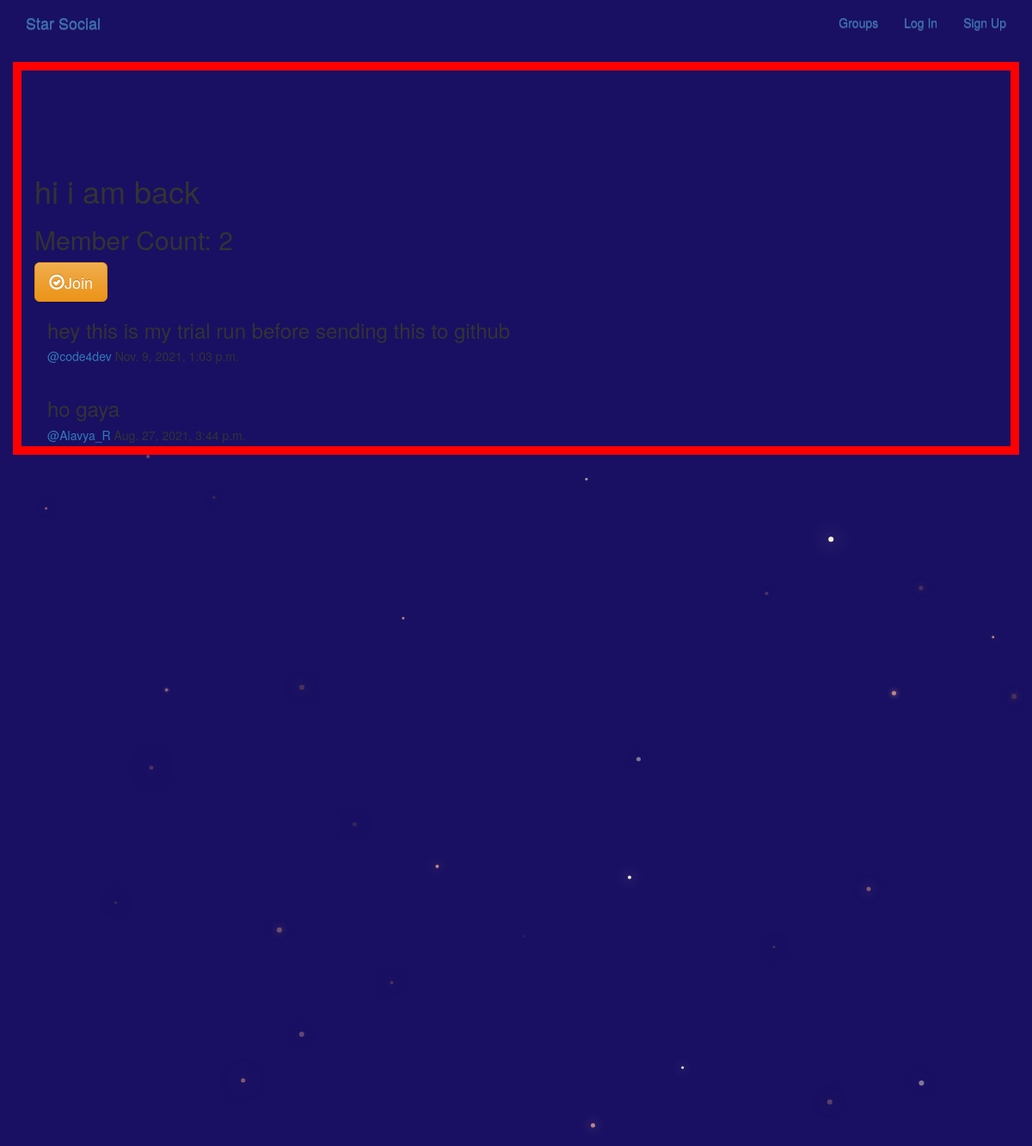
Screenshot of /groups/posts/in/hi-i-am-back with the database file from the repository.
### groups/models.py (models this page shows, shortened)
class Group(models.Model):
    name = models.CharField(max_length=255, unique=True)
    slug = models.SlugField(allow_unicode=True, unique=True)
    description = models.TextField(blank=True, default='')
    description_html = models.TextField(
        editable=False, default='', blank=True, null=True)
    members = models.ManyToManyField(User, through='GroupMember')
    class Meta:
        ordering = ['name']

### posts/models.py (models this page shows, shortened)
class Post(models.Model):
    user = models.ForeignKey(User, related_name='posts',
                             on_delete=models.CASCADE)
    created_at = models.DateTimeField(auto_now=True)
    message = models.TextField()
    message_html = models.TextField(editable=False)
    group = models.ForeignKey(
        Group, related_name='posts', on_delete=models.CASCADE,
        blank=True, null=True)
    class Meta:
        ordering = ['-created_at']
        unique_together = ['user', 'message', 'created_at']

### groups/views.py (the view)
# urls.py: path('posts/in/<slug:slug>', views.SingleGroup.as_view(), name='single'),
class SingleGroup(generic.DetailView):
    model = Group

### groups/templates/groups/group_detail.html
{% extends "groups/group_base.html"%}
{% block pregroup %}
<h1>{{group.name}}</h1>
<h2>Member Count: {{group.members.count }}</h2>
<div class="content">
  {% if user in group.members.all %}
    <a href="{% url 'groups:leave' slug=group.slug %}"
    class = 'btn btn-lg btn-fill btn-warning' ><span
    class = 'glyphicon glyphicon-remove-circle'></span>Leave</a>
  {% else %}
  <a href="{% url 'groups:join' slug=group.slug %}"
  class = 'btn btn-lg btn-fill btn-warning' ><span
  class = 'glyphicon glyphicon-ok-circle'></span>Join</a>
  {% endif %}
</div>
{% endblock %}
{% block group_content %}
<div class="col-md-8">
  {% if group.posts.count == 0 %}
    <h2>No posts in this group yet!</h2>
  {% else %}
    {% for post in group.posts.all %}
      {% include "posts/_post.html" %}
    {% endfor %}
  {% endif %}
</div>
{% endblock %}

### groups/templates/groups/group_base.html (shortened to what this page needs)
{% extends "base.html" %}
{% block content %}
<div class="container">
  <div class="row">
    {% block pregroup %}{% endblock %}
    {% block group_content %}{% endblock %}
  </div>
</div>
{% endblock %}

### templates/base.html (shortened to what this page needs)
<!DOCTYPE html>
{% load static %}
<html>
  <head>
   <link rel="stylesheet" href="https://maxcdn.bootstrapcdn.com/bootstrap/3.3.7/css/bootstrap.min.css">
   <link rel="stylesheet" href="https://maxcdn.bootstrapcdn.com/bootstrap/3.3.7/css/bootstrap-theme.min.css">
   <link rel="stylesheet" href="{% static 'simplesocial/css/master.css' %}">
  </head>
  <body>
    <nav class='navbar mynav' role='navigation' id='navbar'>
      <div class="container">
        <a class='navbar-brand mynav' href="{% url 'home' %}">Star Social</a>
        <ul class='nav navbar-nav navbar-right'>
          {% if user.is_authenticated %}
            <li><a href="{% url 'posts:create' %}">Post</a></li>
            <li><a href="{% url  'groups:all' %}">Groups</a></li>
            <li><a href="{% url 'groups:create' %}">Create Group</a></li>
            <li><a href="{% url 'accounts:logout' %}">Log Out</a></li>
          {% else %}
            <li><a href="{% url 'groups:all' %}">Groups</a></li>
            <li><a href="{% url 'accounts:login'%}">Log In</a></li>
            <li><a href="{% url 'accounts:signup'%}">Sign Up</a></li>
          {% endif %}
        </ul>
      </div>
    </nav>
    <div class="container mycontent">
      {% block content %}
      {% endblock %}
    </div>
    <canvas id="canvas"></canvas>
  </body>
</html>

### posts/templates/posts/_post.html (shortened to what this page needs)
<div class="post media">
  <h3>{{post.message_html|safe}}</h3>
  <div class="media-body">
    <h5 class='media-heading'>
    <span class='username'>
      <a href="{% url 'posts:for_user' username=post.user.username %}">@{{post.user.username}}</a>
    </span>
    <time class='time'>
      {{post.created_at}}
    </time>
    </h5>
  </div>
</div>

### static/css/master.css (style rules this page uses)
.mycontent { padding-top: 100px; border: 10px solid red; }
html, body { height: 100%; width: 100%; overflow: hidden; background: #191063; margin: 0; }

### rows the page displays
Group: name "hi i am back", members.count "2"
Post: message_html "hey this is my trial run before sending this to github", user.username "code4dev", created_at "Nov. 9, 2021, 1:03 p.m."
Post: message_html "ho gaya", user.username "Alavya_R", created_at "Aug. 27, 2021, 3:44 p.m."
